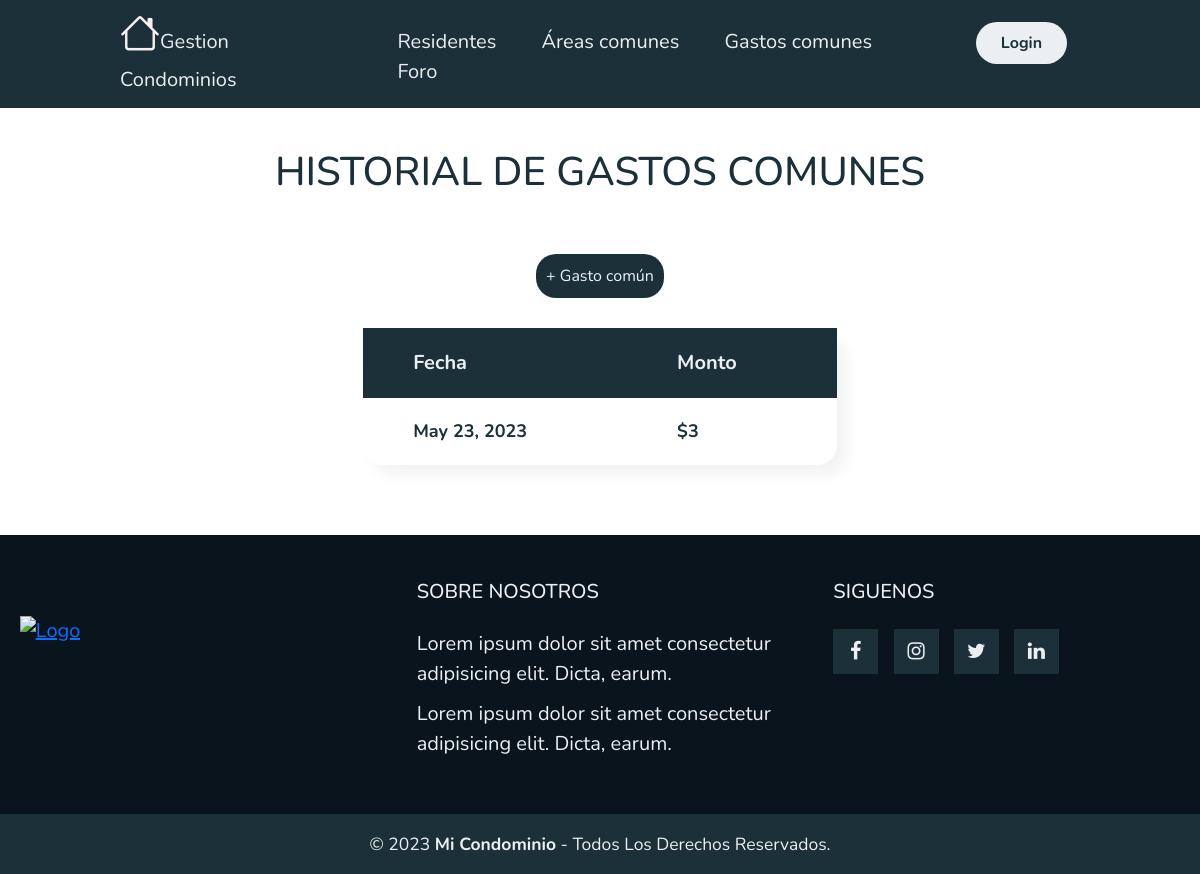
The app's page /GastoComun/, older data.
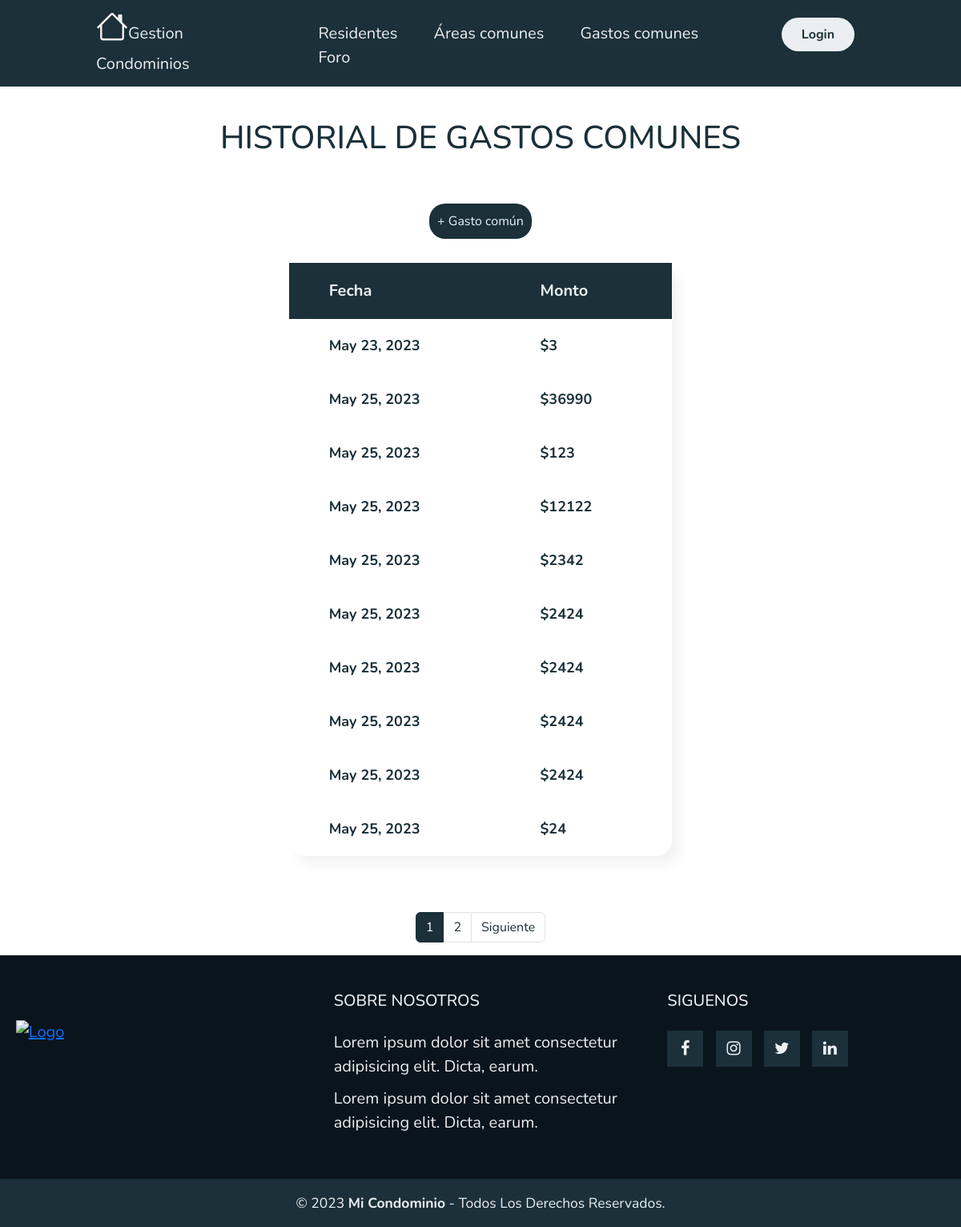
The same page, newer data.
### myapp/models.py (models this page shows, shortened)
class PagoComun(models.Model):
    ESTADO_PAGO = (
        ('Pendiente', 'Pendiente'),
        ('Pagado', 'Pagado'),
    )
    estado_pago = models.CharField(max_length=20, choices=ESTADO_PAGO, default='Pendiente')
    nombre = models.CharField(max_length=50)
    monto = models.IntegerField()
    fecha = models.DateField(default=date.today)

### myapp/views.py (the view)
# urls.py: path('GastoComun/',GastoComun,name="GastoComun"),
def GastoComun(request):
    data = PagoComun.objects.all()
    page = request.GET.get('page', 1)
    try:
        paginator = Paginator(data, 10)
        data = paginator.page(page)
    except:
        raise Http404
    return render(request, 'myapp/GastosComunes/GastoComun.html',{'entity' : data, 'paginator':paginator})

### myapp/templates/myapp/GastosComunes/GastoComun.html
{% extends 'myapp/base.html' %}
{% block contenido %}
{% load static %}
{% load humanize %}
<link rel="stylesheet" href="{% static 'myapp/css/PagarGastoComun/PagarGastoComun.css' %}">
<div class="titulo">
    <h1>HISTORIAL DE GASTOS COMUNES</h1>
</div>
<div style=" display: flex; align-items: center; justify-content: center; margin-top: 50px;">
    <a style="color: #e9f4fb; outline: none; background-color: #1b3039; border-radius: 20px; padding: 10px 10px 10px; text-decoration: none; "
    href="{% url 'CrearGastoComun' %}">+ Gasto común
    </a>
</div>
<div class="tabla">
    <table class="Residentes">
        <thead class="thead">
            <tr style="color: #eceff1;">
                <th>Fecha</th>
                <th>Monto</th>
            </tr>
        </thead>
        <tbody>
            {% for entity in entity %}
            <tr>
                <th>{{ entity.fecha }}</th>
                <th>${{ entity.monto }}</th>
            </tr>
            {% endfor %}
        </tbody>
    </table>
</div>
<div>
    {% include 'myapp/Paginator.html' %}
</div>
{% endblock %}

### myapp/templates/myapp/base.html (shortened to what this page needs)
<!DOCTYPE html>
<html lang="en">
{% load static %}
<head>
    <link href='https://cdn.jsdelivr.net/npm/bootstrap@5.3.0-alpha3/dist/css/bootstrap.min.css' rel='stylesheet'>
    <link rel="stylesheet" href="https://cdn.jsdelivr.net/npm/bootstrap-icons@1.10.5/font/bootstrap-icons.css">
    <link rel="stylesheet" href="https://cdnjs.cloudflare.com/ajax/libs/font-awesome/4.7.0/css/font-awesome.min.css">
    <link rel="stylesheet" href="{% static 'myapp/css/estilo.css/estilo.css' %}">
</head>
<body>
    <header class="header">
        <div class="logo" style="color: #f7f1f1;">
            <i style="font-size: 40px;" class="bi bi-house"></i><a class="tittle" href="{% url 'inicio' %}">Gestion
                Condominios</a>
        </div>
        <nav>
            <ul class="nav-links">
                <li><a href="{% url 'ListaResidentes' %}">Residentes</a></li>
                <li><a href="{% url 'AreasAdmin' %}">Áreas comunes</a></li>
                <li><a href="{% url 'GastoComun' %}">Gastos comunes</a></li>
                <li><a href="{% url 'Foro' %}">Foro</a></li>
            </ul>
        </nav>
        <a class="btn" href="Login.html"><button>Login</button></a>
    </header>
    {% block contenido %}
    {% endblock %}
    <footer class="pie-pagina">
        <div class="grupo-1">
            <div class="box">
                <figure>
                    <a href="">
                        <img src="{% static 'myapp/img/undraw_engineering_team_a7n2.svg' %}" alt="Logo">
                    </a>
                </figure>
            </div>
            <div class="box">
                <h2>SOBRE NOSOTROS</h2>
                <p>Lorem ipsum dolor sit amet consectetur adipisicing elit. Dicta, earum.</p>
                <p>Lorem ipsum dolor sit amet consectetur adipisicing elit. Dicta, earum.</p>
            </div>
            <div class="box">
                <h2>SIGUENOS</h2>
                <div class="red-social">
                    <a href="#" class="fa fa-facebook"></a>
                    <a href="#" class="fa fa-instagram"></a>
                    <a href="#" class="fa fa-twitter"></a>
                    <a href="#" class="fa fa-linkedin"></a>
                </div>
            </div>
        </div>
        <div class="grupo-2">
            <small>&copy; 2023 <b>Mi Condominio</b> - Todos Los Derechos Reservados.</small>
        </div>
    </footer>
</body>
</html>

### myapp/templates/myapp/Paginator.html (shortened to what this page needs)
{% if paginator.num_pages > 1%}
<div class="d-flex justify-content-center">
    <ul class="pagination">
        {% for page in paginator.page_range %}
            {% if page < 7 or page == entity.number %}
            <li class="page-item {% if page == entity.number %}active{% endif %}">
                <a class="page-link" href="?page={{ page }}#pagtable">{{ page }}</a>
            </li>
            {% endif %}
        {% endfor %}
        {% if entity.has_next %}
            <li class="page-item d-none d-sm-block">
                <a class="page-link" href="?page={{ entity.next_page_number }}#pagtable">Siguiente</a>
            </li>
        {% endif %}
    </ul>
</div>
{% endif %}

### myapp/static/myapp/css/estilo.css/estilo.css (style rules this page uses)
* { box-sizing: border-box; margin: 0; padding: 0; font-family: 'Nunito', sans-serif; }
body { background-color: #fff; }
.header { font-size: 20px; background-color: #1b3039; display: flex; justify-content: space-between; align-items: baseline; padding: 5px 10%; position: relative; }
.header .tittle { list-style: none; text-decoration: none; color: #eceff1; }
.header .nav-links { list-style: none; }
.header .nav-links li { display: inline-block; padding: 0 20px; }
.header .nav-links a { font-size: 700; color: #eceff1; text-decoration: none; }
.header .btn button { font-weight: 700; color: #1b3039; padding: 9px 25px; background: #eceff1; border: none; border-radius: 50px; cursor: pointer; transition: all 0.3s ease 0s; }
.pie-pagina { font-size: 20px; width: 100%; background-color: #0a141d; }
.pie-pagina .grupo-1 { width: 100%; max-width:1200px; margin: auto; display: grid; grid-template-columns: repeat(3, 1fr); grid-gap: 50px; padding: 45px 0px; }
.pie-pagina .grupo-1 .box figure { width: 100px; height: 100px; display: flex; justify-content: center; align-items: center; }
.pie-pagina .grupo-1 .box figure img { width: 250px; }
.pie-pagina .grupo-1 .box h2 { color: #eceff1; margin-bottom: 25px; font-size: 20px; }
.pie-pagina .grupo-1 .box p { color: #eceff1; margin-bottom: 10px; }
.pie-pagina .grupo-1 .red-social a { display: inline-block; text-decoration: none; width: 45px; height: 45px; line-height: 45px; color: #eceff1; margin-right: 10px; background-color: #1b3039; text-align: center; }
.pie-pagina .grupo-2 { background-color: #1b3039; padding: 15px 10px; text-align: center; color: #eceff1; }

### myapp/static/myapp/css/PagarGastoComun/PagarGastoComun.css (style rules this page uses)
.titulo { color: #1b3039; display: flex; align-items: center; justify-content: center; margin-top: 40px; }
.tabla { display: flex; align-items: center; justify-content: center; margin-top: 30px; margin-bottom: 70px; }
.Residentes { background-color: #ffffff; box-shadow: 10px 10px 15px rgba(0, 0, 0, 0.05); border-radius: 20px; }
.tabla th { padding: 20px 100px 20px 50px; }
.thead { color: #3b535e; font-size: 20px; background-color: #1b3039; }
tbody { color: #1b3039; font-size: 18px; }

### myapp/templates/myapp/Paginator.html (style rules this page uses)
.pagination { --bs-pagination-padding-x: 0.75rem; --bs-pagination-padding-y: 0.375rem; --bs-pagination-font-size: 1rem; --bs-pagination-color: #1b3039; --bs-pagination-bg: var(--bs-body-bg); --bs-pagination-border-width: var(--bs-border-width); --bs-pagination-border-color: var(--bs-border-color); --bs-pagination-border-radius: var(--bs-border-radius); --bs-pagination-hover-color: var(--bs-link-hover-color); --bs-pagination-hover-bg: var(--bs-tertiary-bg); --bs-pagination-hover-border-color: var(--bs-border-color); --bs-pagination-focus-color: var(--bs-link-hover-color); --bs-pagination-focus-bg: var(--bs-secondary-bg); --bs-pagination-focus-box-shadow:#1b3039; --bs-pagination-active-color: #fff; --bs-pagination-active-bg: #1b3039; --bs-pagination-active-border-color: #1b3039; --bs-pagination-disabled-color: var(--bs-secondary-color); --bs-pagination-disabled-bg: var(--bs-secondary-bg); --bs-pagination-disabled-border-color: var(--bs-border-color); display: flex; padding-left: 0; list-style: none; }

Row changes from the older to the newer data that the page shows:
added PagoComun: fecha "May 25, 2023", monto "36990"
added PagoComun: fecha "May 25, 2023", monto "123"
added PagoComun: fecha "May 25, 2023", monto "12122"
added PagoComun: fecha "May 25, 2023", monto "2342"
added PagoComun: fecha "May 25, 2023", monto "2424"
added PagoComun: fecha "May 25, 2023", monto "2424"
added PagoComun: fecha "May 25, 2023", monto "2424"
added PagoComun: fecha "May 25, 2023", monto "2424"
added PagoComun: fecha "May 25, 2023", monto "24"
Text that changed along with them:
new list line: "1"
new list line: "2"
text now shown: "Siguiente"
